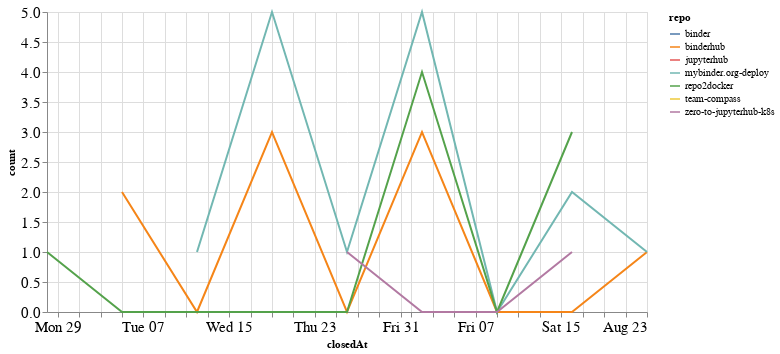

The notebook cell saved with this chart:
### Code cell
closed_by_time = closed_by.groupby('repo').resample('W', on='closedAt').count()['author'].reset_index()
closed_by_time = closed_by_time.rename(columns={'author': 'count'})

alt.Chart(closed_by_time, width=600).mark_line().encode(
    x='closedAt',
    y='count',
    color='repo',
    tooltip="repo"
)

### Figure 1 — Vega-Lite specification as saved in the notebook (floating-point values rounded to 4 significant figures)
{"config": {"axisLeft": {"labelFontSize": 15}, "axisBottom": {"labelFontSize": 15}}, "data": {"name": "data-8b777555ad39a4e06ba9d7fe7d8086f5"}, "mark": "line", "encoding": {"color": {"type": "nominal", "field": "repo"}, "tooltip": {"type": "nominal", "field": "repo"}, "x": {"type": "temporal", "field": "closedAt"}, "y": {"type": "quantitative", "field": "count"}}, "width": 600, "$schema": "https://vega.github.io/schema/vega-lite/v4.8.1.json", "datasets": {"data-8b777555ad39a4e06ba9d7fe7d8086f5": [{"repo": "binder", "closedAt": "2020-07-26T00:00:00", "count": 1}, {"repo": "binderhub", "closedAt": "2020-07-05T00:00:00", "count": 2}, {"repo": "binderhub", "closedAt": "2020-07-12T00:00:00", "count": 0}, {"repo": "binderhub", "closedAt": "2020-07-19T00:00:00", "count": 3}, {"repo": "binderhub", "closedAt": "2020-07-26T00:00:00", "count": 0}, {"repo": "binderhub", "closedAt": "2020-08-02T00:00:00", "count": 3}, {"repo": "binderhub", "closedAt": "2020-08-09T00:00:00", "count": 0}, {"repo": "binderhub", "closedAt": "2020-08-16T00:00:00", "count": 0}, {"repo": "binderhub", "closedAt": "2020-08-23T00:00:00", "count": 1}, {"repo": "jupyterhub", "closedAt": "2020-08-16T00:00:00", "count": 1}, {"repo": "mybinder.org-deploy", "closedAt": "2020-07-12T00:00:00", "count": 1}, {"repo": "mybinder.org-deploy", "closedAt": "2020-07-19T00:00:00", "count": 5}, {"repo": "mybinder.org-deploy", "closedAt": "2020-07-26T00:00:00", "count": 1}, {"repo": "mybinder.org-deploy", "closedAt": "2020-08-02T00:00:00", "count": 5}, {"repo": "mybinder.org-deploy", "closedAt": "2020-08-09T00:00:00", "count": 0}, {"repo": "mybinder.org-deploy", "closedAt": "2020-08-16T00:00:00", "count": 2}, {"repo": "mybinder.org-deploy", "closedAt": "2020-08-23T00:00:00", "count": 1}, {"repo": "repo2docker", "closedAt": "2020-06-28T00:00:00", "count": 1}, {"repo": "repo2docker", "closedAt": "2020-07-05T00:00:00", "count": 0}, {"repo": "repo2docker", "closedAt": "2020-07-12T00:00:00", "count": 0}, {"repo": "repo2docker", "closedAt": "2020-07-19T00:00:00", "count": 0}, {"repo": "repo2docker", "closedAt": "2020-07-26T00:00:00", "count": 0}, {"repo": "repo2docker", "closedAt": "2020-08-02T00:00:00", "count": 4}, {"repo": "repo2docker", "closedAt": "2020-08-09T00:00:00", "count": 0}, {"repo": "repo2docker", "closedAt": "2020-08-16T00:00:00", "count": 3}, {"repo": "team-compass", "closedAt": "2020-06-28T00:00:00", "count": 1}, {"repo": "zero-to-jupyterhub-k8s", "closedAt": "2020-07-26T00:00:00", "count": 1}, {"repo": "zero-to-jupyterhub-k8s", "closedAt": "2020-08-02T00:00:00", "count": 0}, {"repo": "zero-to-jupyterhub-k8s", "closedAt": "2020-08-09T00:00:00", "count": 0}, {"repo": "zero-to-jupyterhub-k8s", "closedAt": "2020-08-16T00:00:00", "count": 1}]}}
